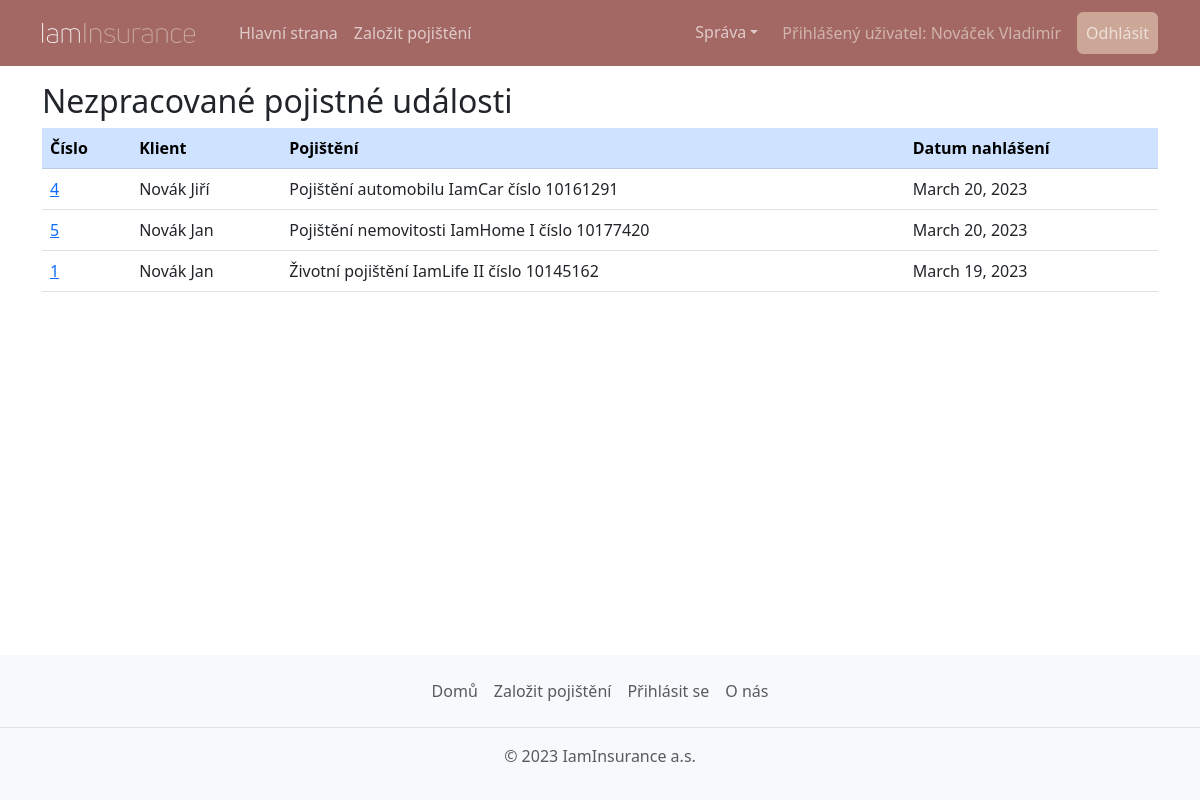
The app's page /sprava/nezpracovane-pojistne-udalosti/ (signed in), older data.
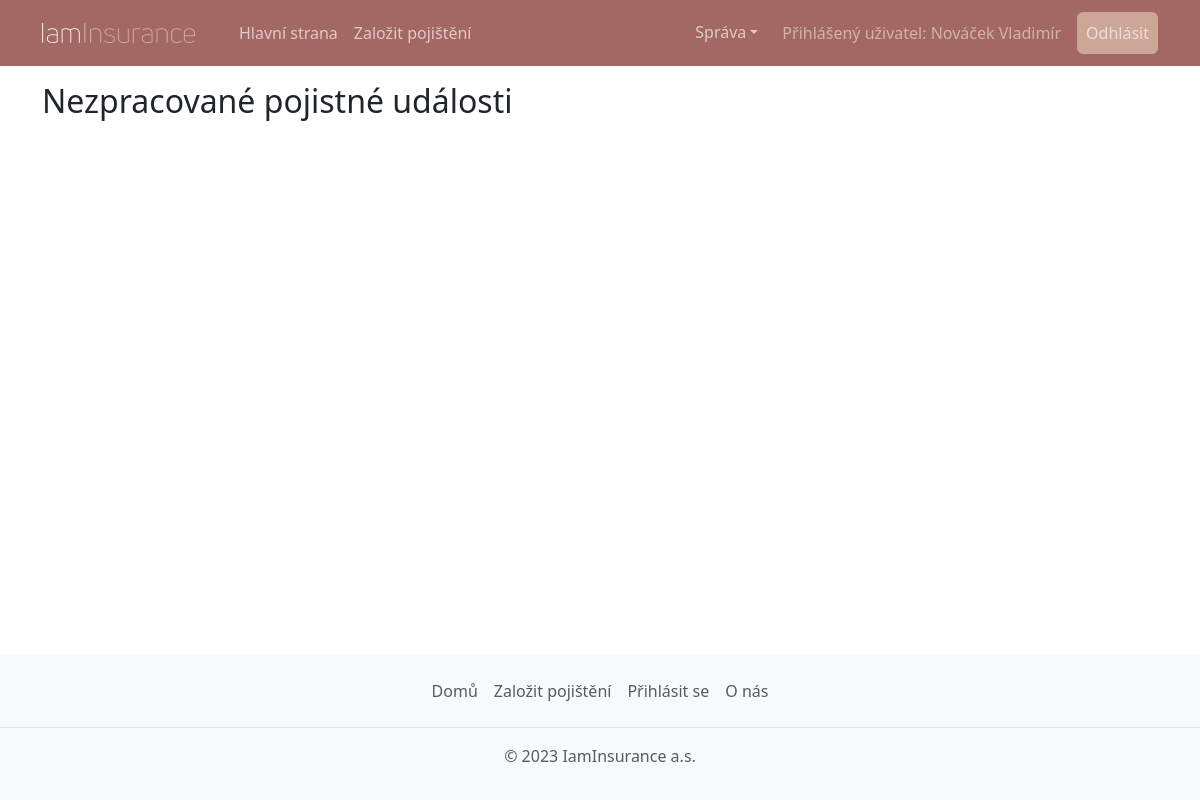
The same page, newer data.
### insurance_app/models.py (models this page shows, shortened)
class InsuredEvent(models.Model):
    contract: Contract = models.ForeignKey(to=Contract, on_delete=models.CASCADE, verbose_name='Smlouva')
    event_date: models.DateField = models.DateField(verbose_name='Datum události')
    reporting_date: models.DateField = models.DateField(auto_now_add=True)
    description: models.TextField = models.TextField(verbose_name='Popis události')
    processed: models.BooleanField = models.BooleanField(default=False, verbose_name='Zpracováno')
    approved: models.BooleanField = models.BooleanField(default=False, verbose_name='Schváleno')
    payout: models.IntegerField = models.IntegerField(null=True, blank=True, verbose_name='Pojistné plnění')
    @property
    def client(self):
        return self.contract.insured

class Contract(models.Model):
    objects: models.Manager
    product: models.Field = models.ForeignKey(to=Product, on_delete=models.RESTRICT, verbose_name='Produkt')
    insured: models.Field = models.ForeignKey(to=Person, on_delete=models.RESTRICT, verbose_name='Pojištěnec')
    conclusion_date: models.Field = models.DateField(auto_now_add=True, verbose_name='Datum uzavření')
    payment: models.Field = models.PositiveIntegerField(verbose_name='Pravidelná platba')
    @property
    def contract_number(self) -> int:
        return 10_000_001 + self.pk * 127 ** 2
    def __str__(self):
        return f"{self.product} číslo {self.contract_number}"

class Person(AbstractBaseUser, PermissionsMixin):
    USERNAME_FIELD: str = "email"
    REQUIRED_FIELDS: list = ["first_name", "last_name", "date_of_birth"]  # other fields are not required for staff
    objects: BaseUserManager = PersonManager()
    first_name: models.Field = models.CharField(max_length=150, verbose_name='Křestní jméno')
    last_name: models.Field = models.CharField(max_length=150, verbose_name='Příjmení')
    email: models.Field = models.EmailField(unique=True, verbose_name='E-mail')
    phone: models.Field = modelfields.PhoneNumberField(region="CZ", null=True, verbose_name='Telefon')
    address1: models.Field = models.CharField(max_length=150, default="", verbose_name='Adresa')
    address2: models.Field = models.CharField(max_length=150, blank=True, default="", verbose_name='Adresa - druhý řádek')
    postal_code: models.Field = models.CharField(max_length=12, default="", verbose_name='PSČ')
    city: models.Field = models.CharField(max_length=150, default="", verbose_name='Město')
    country: models.Field = models.CharField(max_length=150, default="", verbose_name='Stát')
    date_of_birth: models.Field = models.DateField(verbose_name='Datum narození')
    is_staff: models.Field = models.BooleanField(default=False, verbose_name='Zaměstnanec')
    is_superuser: models.Field = models.BooleanField(default=False, verbose_name='Administrátor')
    slug: models.Field = models.SlugField(unique=True, null=False)
    def __str__(self) -> str:
        return f"{self.last_name} {self.first_name}"

class Product(models.Model):
    name: models.Field = models.CharField(max_length=64, unique=True, verbose_name='Název')
    description: models.Field = models.TextField(default="", verbose_name='Popis')
    active: models.Field = models.BooleanField(default=True, blank=True, verbose_name='Aktivní')
    image: models.Field = models.ImageField(upload_to='images/', verbose_name='Obrázek')
    def __str__(self) -> str:
        inactive = " (nedostupné)" if not self.active else ""
        return str(self.name) + inactive
    class Meta:
        verbose_name = u'Produkt'

### administration/views.py (the view)
# urls.py: path('nezpracovane-pojistne-udalosti/', views.PendingEventsListView.as_view(), name='pending-event-list'),
@method_decorator(staff_member_required, name='get')
class PendingEventsListView(generic.ListView):
    model: models.InsuredEvent = models.InsuredEvent
    template_name: str = template.PENDING_EVENT_LIST
    title: str = "Nezpracované pojistné události"
    def get_context_data(self, *, object_list: QuerySet = None, **kwargs) -> dict:
        context = super().get_context_data(object_list=object_list, **kwargs)
        context['title'] = self.title
        return context
    def get_queryset(self) -> QuerySet:
        return super().get_queryset().filter(processed=False).order_by('-reporting_date')

### insurance_app/templates/insurance_app/pending_event_list.html
{% extends 'main.html' %}
{% block content %}
{% if object_list.0 %}
<table class="table table-hover">
    <thead class="table-primary">
        <tr>
            <th>Číslo</th>
            <th>Klient</th>
            <th>Pojištění</th>
            <th>Datum nahlášení</th>
        </tr>
    </thead>
    <tbody>
    {% for event in object_list %}
        <tr>
            <td><a href="{% url 'event-detail' pk=event.pk %}">{{ event.pk }}</a></td>
            <td>{{ event.client }}</td>
            <td>{{ event.contract }}</td>
            <td>{{ event.reporting_date }}</td>
        </tr>
    {% endfor %}
    </tbody>
</table>
{% endif %}
{% endblock %}

Row changes from the older to the newer data that the page shows:
no longer on this page (row edited): InsuredEvent: pk "4", client "Novák Jiří", contract "Pojištění automobilu IamCar číslo 10161291", reporting_date "March 20, 2023"
no longer on this page (row edited): InsuredEvent: pk "5", client "Novák Jan", contract "Pojištění nemovitosti IamHome I číslo 10177420", reporting_date "March 20, 2023"
no longer on this page (row edited): InsuredEvent: pk "1", client "Novák Jan", contract "Životní pojištění IamLife II číslo 10145162", reporting_date "March 19, 2023"
Text that changed along with them:
text no longer shown: "Číslo Klient Pojištění Datum nahlášení"
